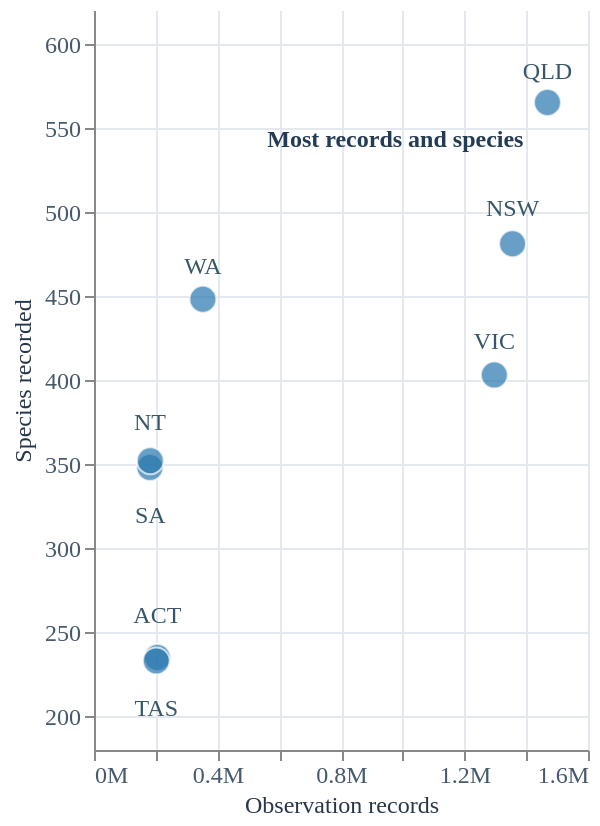

The specification (Vega-Lite) saved for this image:
### Vega-Lite specification from a JSON file in a GitHub repository (floating-point values rounded to 4 significant figures)
{"$schema": "https://vega.github.io/schema/vega-lite/v5.json", "width": "container", "height": 370, "data": {"values": [{"state": "Australian Capital Territory", "abbr": "ACT", "total_records": 205042, "raw_recorded_richness": 235, "label_y": 260}, {"state": "New South Wales", "abbr": "NSW", "total_records": 1355637, "raw_recorded_richness": 481, "label_y": 502}, {"state": "Northern Territory", "abbr": "NT", "total_records": 181069, "raw_recorded_richness": 348, "label_y": 375}, {"state": "Queensland", "abbr": "QLD", "total_records": 1468711, "raw_recorded_richness": 565, "label_y": 584}, {"state": "South Australia", "abbr": "SA", "total_records": 182382, "raw_recorded_richness": 352, "label_y": 320}, {"state": "Tasmania", "abbr": "TAS", "total_records": 201799, "raw_recorded_richness": 233, "label_y": 205}, {"state": "Victoria", "abbr": "VIC", "total_records": 1296640, "raw_recorded_richness": 403, "label_y": 423}, {"state": "Western Australia", "abbr": "WA", "total_records": 352663, "raw_recorded_richness": 448, "label_y": 468}]}, "encoding": {"x": {"field": "total_records", "type": "quantitative", "title": "Observation records", "scale": {"domain": [0, 1600000]}, "axis": {"format": "~s"}}}, "layer": [{"mark": {"type": "circle", "size": 180, "color": "#2876ae", "stroke": "white", "strokeWidth": 1}, "encoding": {"y": {"field": "raw_recorded_richness", "type": "quantitative", "title": "Species recorded", "scale": {"domain": [180, 620]}}, "tooltip": [{"field": "state", "type": "nominal", "title": "State or territory"}, {"field": "total_records", "type": "quantitative", "title": "Observation records", "format": ","}, {"field": "raw_recorded_richness", "type": "quantitative", "title": "Recorded species", "format": ","}]}}, {"mark": {"type": "text", "fontSize": 12, "color": "#375768"}, "encoding": {"y": {"field": "label_y", "type": "quantitative", "scale": {"domain": [180, 620]}, "axis": {"title": "Species recorded"}}, "text": {"field": "abbr", "type": "nominal"}}}, {"transform": [{"filter": "datum.abbr == 'QLD'"}], "mark": {"type": "text", "fontSize": 12, "fontWeight": 600, "color": "#243b56", "align": "right", "dx": -12, "dy": 18}, "encoding": {"y": {"field": "raw_recorded_richness", "type": "quantitative", "scale": {"domain": [180, 620]}}, "text": {"value": "Most records and species"}, "tooltip": null}}], "config": {"background": "transparent", "font": "DM Sans", "view": {"stroke": null}, "axis": {"labelFontSize": 12, "titleFontSize": 12, "titleFontWeight": 500, "labelColor": "#46596e", "titleColor": "#27364a", "gridColor": "#e4e9ef"}, "legend": {"labelFontSize": 12, "titleFontSize": 12, "titleFontWeight": 600, "labelColor": "#46596e", "titleColor": "#27364a"}}, "autosize": {"type": "fit-x", "contains": "padding"}}
